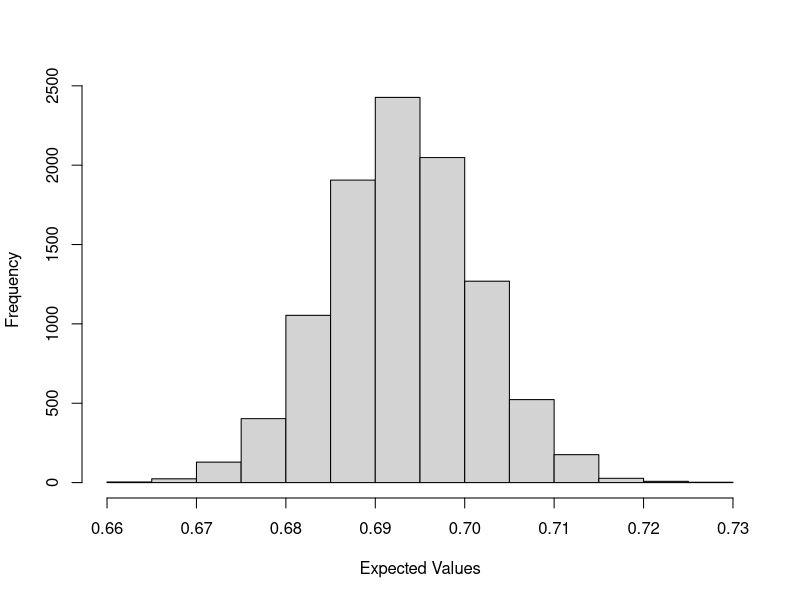

Here is the R script that generated this plot:
# Title     : TODO
# Objective : TODO
# Created by: oscarhernandezlopez
# Created on: 01/11/20

f<-function (){
  X <-runif(1000,0,1)
  Y<- runif(1000,0,1)
  return(mean(X**Y))
}

samp<-replicate(10000,f())
png('hist.png',width = 2000, height = 1600,res = 200)
hist(samp,main = NULL, xlab = 'Expected Values')
dev.off()